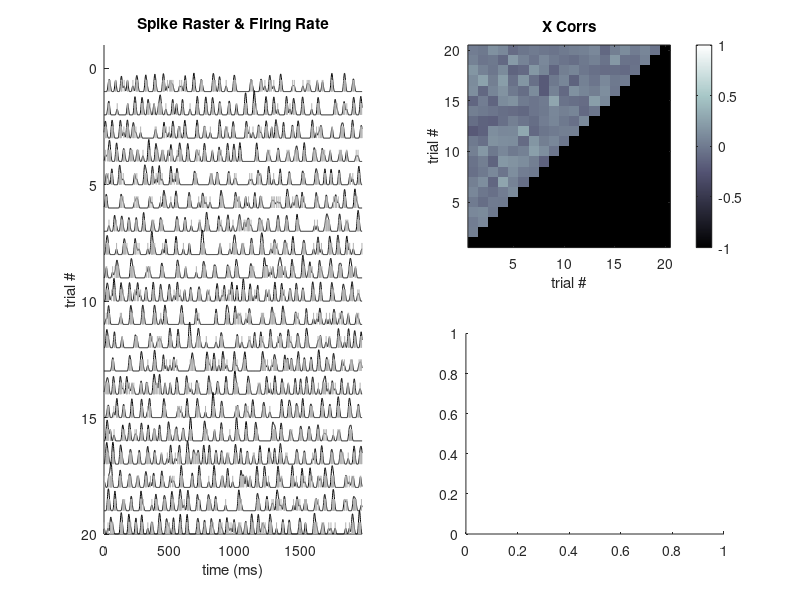

The MATLAB script that drew this image: (Note: this script raises an error after producing the figure.)
%% Load In your data
clear;clc;
load example_data_Vigi;
% dat=spike_raster_3_141;%positive
dat=spike_raster_6_95;%negative
fs=1e3;
% dat should be a nxm matrix representing the binary spike times. 
% n is the number of trials 
% m is time bins, you can bin this if youd like and put in 4's etc. code
% will still work, but the tick marks on figure 1 will no longer represent
% spikes accurately
% shows spikes. 
n=size(dat,1);
timeVec=(1:size(dat,2))/fs*1e3;
%% Define your Smoothing Bins
winLen=30;%this is relative to bins. i.e. if your samping rate is 1 kHz, 30 is a 30 ms gaussian
%this is the most important value!!! set to something that makes sense.

%gaussian window
window=gausswin(winLen);
window=window-min(window);
window=window/sum(window);
%rectangular window
% window=rectwin(winLen);
% window=window/sum(window);
%% Plot Data and smoothed firing rate.
figure(1);clf;
subplot(2,2,[1,3]);hold on;
o=1;%offset for plotting
scale=300;%scale for plotting. play with these numbers
s=nan(size(dat));%intialize smoothed matrix
thresh=Inf;%we were being biased by large values. put a ceiling them so that they dont drive the corr score. Inf means no threshold
for i=1:size(dat,1)
    sig=conv(dat(i,:),window,'same')*1e3;%MAKE SMOOTHIE THINGIE
    sig(sig>thresh)=thresh;%put a ceiling on large bursting events
    s(i,:)=sig;%store
    plot(timeVec,n-(s(i,:)/scale+o*i-1),'color','k')%plot smoothed correlation
    %the "n-" trick is just to get the first trial on top. 
    %put tick marks
    spikes=find(dat(i,:));
    for spk=1:length(spikes)
        line(timeVec(spikes(spk))*[1,1],n-([0,.5]+o*i-1),'color',.7*[1,1,1])
    end
end
title('Spike Raster & Firing Rate')
xlabel('time (ms)')
ylabel('trial #')
ylim([-1,o*n])
xlim([0,size(dat,2)]);
set(gca,'ydir','reverse')
%% Do Correlations
c=nan(n);
for i=1:n% for all trials
    for j=1:i-1%up until that trial
        c(i,j)=corr(s(i,:)',s(j,:)');%CORRELATE SMOOTHIE THINGIE
    end
end
subplot(2,2,2)%show correlations
imagesc(c)
colorbar;
%set colormap so NaNs show up as black.
cmap=bone(256);
cmap(1,:)=[0,0,0];
colormap(cmap);
set(gca,'clim',[-1,1])%normalize color axis. you can take this out
title('X Corrs')
ylabel('trial #')
xlabel('trial #')
axis square
set(gca,'ydir','normal')


subplot(2,2,4)%get score
histogram(c(~isnan(c)),-1:.1:1)%show all corellations
axis tight;
xlabel('r')
ylabel('N Pairs')
score=nanmedian(c(~isnan(c)));
line(score*[1,1],ylim)
title(['Score = ' num2str(score,2)])